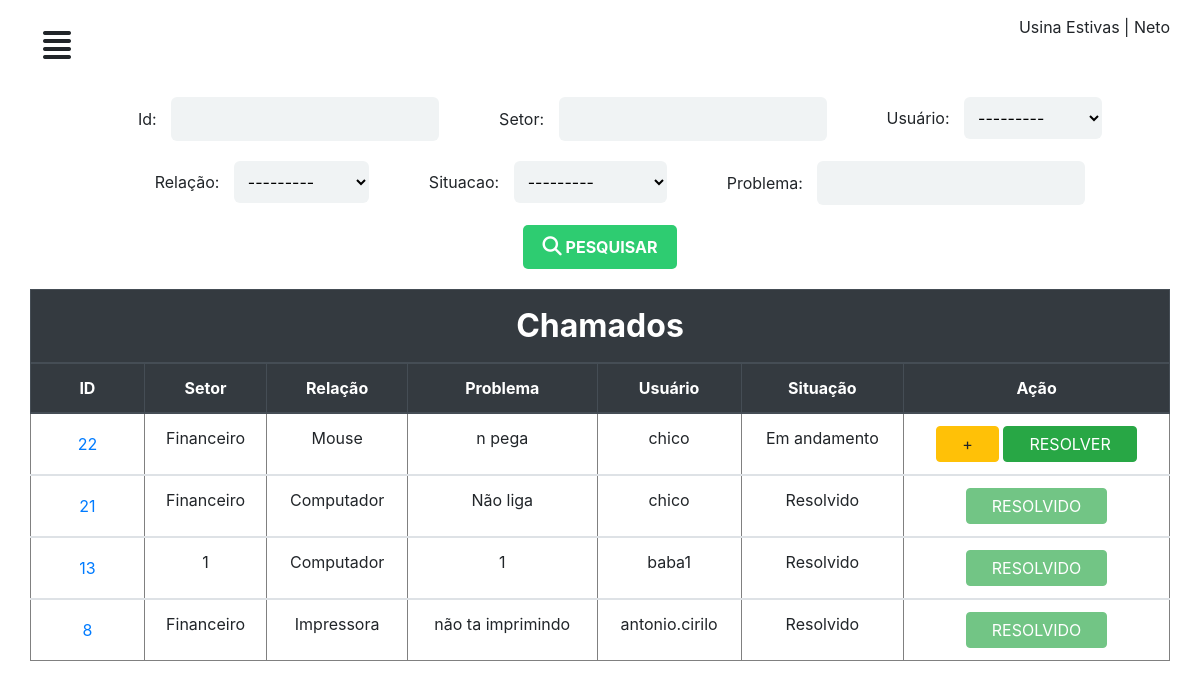
/perfil/chamados/ (signed in), run on the app's committed database.
### chamados/models.py (models this page shows)
class CustomUser (AbstractUser):
	matricula = models.CharField('matricula', max_length=11)
	apelido = models.CharField('apelido', max_length=50)
	def __str__(self):
		return self.username

class ProblemaRelacionado(models.Model):
	relacao = models.CharField('problema relacionado', max_length=50)
	def __str__(self):
		return self.relacao

class Chamado(models.Model):
	setor = models.CharField('Setor', max_length=50)
	problema = models.TextField('problema')
	user = models.ForeignKey(CustomUser, on_delete=models.CASCADE)
	relacao = models.ForeignKey(ProblemaRelacionado, on_delete=models.CASCADE)
	situacao = models.ForeignKey(Situacao, on_delete=models.CASCADE, default=1)
	comentario = models.TextField('comentario', null=True)
	datahora_aberto = models.DateTimeField('datahora_aberto', null=True)
	datahora_andamento = models.DateTimeField('datahora_andamento', null=True)
	datahora_fechado = models.DateTimeField('datahora_fechado', null=True)

class Situacao(models.Model):
	situ = models.CharField('situacao', max_length=100)
	def __str__(self):
		return self.situ

### chamados/views.py (the view)
# urls.py: path('perfil/chamados/', adminchamados, name="adminchamados"),
@login_required
def adminchamados(request):
	chamado = Chamado.objects.all().order_by('-id')
	meufiltro = FiltroChamado(request.GET, queryset=chamado)
	contexto = {
	'filtro': meufiltro
	}
	return render(request, 'admin/admin-chamados.html', contexto)

### chamados/templates/admin/admin-chamados.html (shortened to what this page needs)
{% extends "dashboard/baseperfil.html" %}
{% load static %}
{% block title %}
<link rel="stylesheet" href="{% static 'css/adminchamados.css' %}">
{% endblock%}
{% block conteudo %}
<form method="get">
	<div><span>Id:</span> {{filtro.form.id}}</div>
	<div><span>Setor:</span> {{filtro.form.setor}}</div>
	<div><span>Usuário:</span> {{filtro.form.user}}</div>
	<div><span>Relação:</span> {{filtro.form.relacao}}</div>
	<div><span>Situacao:</span> {{filtro.form.situacao}}</div>
	<div><span>Problema:</span> {{filtro.form.problema}}</div>
	<div class="btnSubmit">
		<button class="btnSubmit--btn" type="submit"><i class="fas fa-search"></i> pesquisar</button>
	</div>
</form>
<div class="table-responsive">
	<table class="table" border="1">
		<thead class="thead-dark">
			<tr>
				<th class="title-table" colspan="7">Chamados</th>
			</tr>
			<tr>
				<th>ID</th>
				<th>Setor</th>
				<th>Relação</th>
				<th>Problema</th>
				<th>Usuário</th>
				<th>Situação</th>
				<th>Ação</th>
			</tr>
		</thead>
		{% for chamado in filtro.qs %}
		<tbody>
			<tr>
				<td><button type="button" class="btn btn-link" data-toggle="modal" data-target="#chamado-{{chamado.id}}">
					{{chamado.id}}
				</button></td>
				<td>{{chamado.setor}}</td>
				<td>{{chamado.relacao}}</td>
				<td>{{chamado.problema}}</td>
				<td>{{chamado.user}}</td>
				<td>{{chamado.situacao}}</td>
				<td>{% if chamado.situacao.id == 1 %} <a href="{% url 'resolverchamado' chamado.id %}" class="btn btn-primary">Abrir</a> {% elif chamado.situacao.id == 2 %} <a href="{% url 'comentario' chamado.id %}" class="btn btn-warning">+</a>  <a href="{% url 'resolvidochamado' chamado.id %}" class="btn btn-success">Resolver </a> {% else %} <button class="btn btn-success" disabled="">Resolvido </button>{% endif %}</td>
			</tr>
		</tbody>
		{% empty %}
		<tr>Nada cadastrado</tr>
		{% endfor %}
	</table>
</div>
{% endblock %}

### chamados/templates/dashboard/baseperfil.html (shortened to what this page needs)
<!DOCTYPE html>
{% load static %}
<html>
<head>
	{% block title %}
	{% endblock %}
	<link rel="stylesheet" type="text/css" href="{% static 'css/geral.css' %}" />
	<link rel="stylesheet" type="text/css" href="{% static 'bootstrap/css/bootstrap.min.css' %}" />
	<link rel="stylesheet" type="text/css" href="{% static 'css/dash.css' %}" />
</head>
<body>
	<div id="wrapper">
		<div id="page-content-wrapper">
			<div class="container-fluid">
				<div class="row">
					<div class="col-lg-12">
						<a href="#" class="btn" id="menu-toggle"><i class="fas fa-align-justify"></i></a> <span class="float-right"> Usina Estivas | {{user.apelido}}</span>
					</div>
				</div>
				{% block conteudo %}
				{% endblock %}
			</div>
		</div>
	</div>
</body>
</html>

### chamados/static/css/adminchamados.css (style rules this page uses)
form { display: flex; justify-content: center; flex-wrap: wrap; margin: 10px 0px; }
form div { margin: 10px; padding: 0; }
form input, select { border-radius: 6px; border: none; outline: none; padding: 10px 10px; background: #f0f3f4; }
form span { margin: 0 10px 0 40px; }
form .btnSubmit { display: flex; align-items: center; }
form .btnSubmit .btnSubmit--btn { outline: 0; border: 0; background: #2ecc71; padding: 10px 20px; border-radius: 5px; color: #FFF; font-weight: bold; text-transform: uppercase; }
form .btnSubmit .btnSubmit--btn i { font-size: 1.2em; }
table tr th, td { text-align: center; }
table .title-table { font-size: 2em; }
table .btn { text-transform: uppercase; padding: 5px 25px; }

### chamados/static/css/dash.css (style rules this page uses)
#page-content-wrapper { width: 100%; position: absolute; padding:15px; transition:all .5s; }
#menu-toggle { transition:all .3s; font-size:2em; }

### chamados/templates/admin/admin-chamados.html (style rules this page uses)
td, th { max-width: 27ch; overflow: hidden; text-overflow: ellipsis; white-space: nowrap; }

### data on the page
CustomUser: apelido "Neto"
ProblemaRelacionado: relacao "---------"
Chamado: id "22", setor "Financeiro", relacao "Mouse", problema "n pega", user "chico", situacao "Em andamento", shows "RESOLVER"
Chamado: id "21", setor "Financeiro", relacao "Computador", problema "Não liga", user "chico", situacao "Resolvido", shows "RESOLVIDO"
Chamado: id "13", setor "1", relacao "Computador", problema "1", user "baba1", situacao "Resolvido", shows "RESOLVIDO"
Chamado: id "8", setor "Financeiro", relacao "Impressora", problema "não ta imprimindo", user "antonio.cirilo", situacao "Resolvido", shows "RESOLVIDO"
